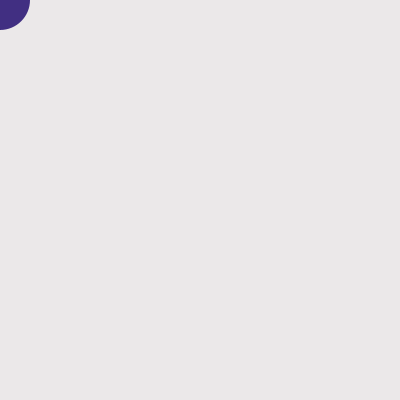
Frame 1 (no input)
Frame 60 (the mouse pressed at the canvas centre just before this capture): identical to frame 1, image omitted
Frame 120 (the mouse held since frame 60 and released just before this capture): blank canvas, image omitted

The Processing sketch that drew this single still picture (run headless with seeded random() and noise(); from frame 60 on, the mouse is pressed at the canvas centre):

// Processing sketch: processing_110053
// ── processing_110053.pde

//abby frankola
//afrankol
//copyright 2013

float x, y, w, h;

void setup( )
{
  size (400, 400);
  fill (65, 47, 130); 
  noStroke();
  x= width * .5;
  y= height * .5;
  w= width * .15;
  h= height * .15;
  background (235, 232, 233);
  frameRate(24);
}

void draw( )
{
  background(235,232, 233);
 
  if (mousePressed == true)
   {
   frameRate(10);
   fill(235, 232, 233);
   }
   //(mouseReleased == true)
    {
    ellipse(pmouseX, pmouseY, w, h);
    frameRate(27);
  x= x + 1 ; 
   }
}

void keyPressed()
{
 if (key == CODED )
 {
   if (keyCode == UP)
   {
   ellipse(x, y, w, h );
   }
   if (keyCode == DOWN)
   {
   
    ellipse(x, y, w, h );
   }
 }
}

void mouseReleased()
{
 w=random (5,200);
 h= w;
}


void mouseMoved()
{
  fill(random(255), random(255),random(255));
}  


void mousePressed()
{
  fill(random(255), random(255), random(255));
  
}
